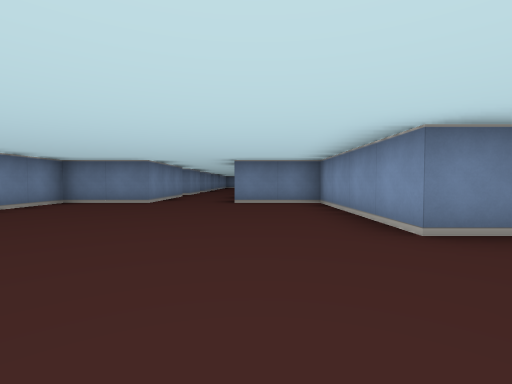
[1] (above)

24 first-person views from a walk through a cub3D maze. The camera is about half as high as the walls, tilts 2° down and sees 85° across. The floor is counted in squares. Each view is taken from the middle of a square. On the plan, view 1 faces up. The plan holds only what a view shows up to about 9 squares ahead; the rest is blank.

[2]
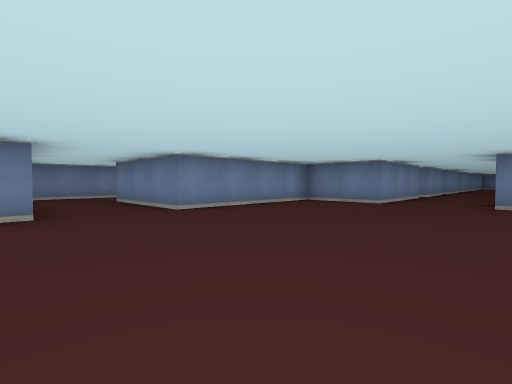

[3]
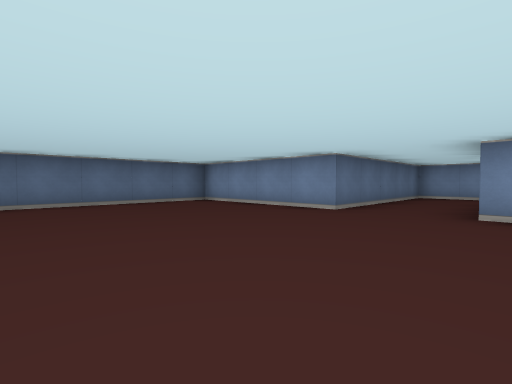

[4]
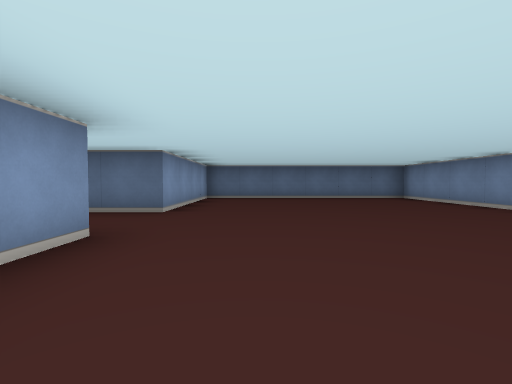

[5]
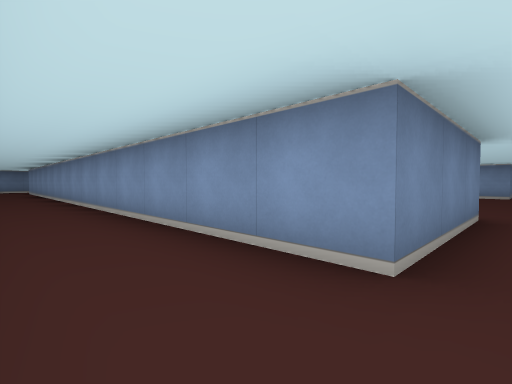

[6]
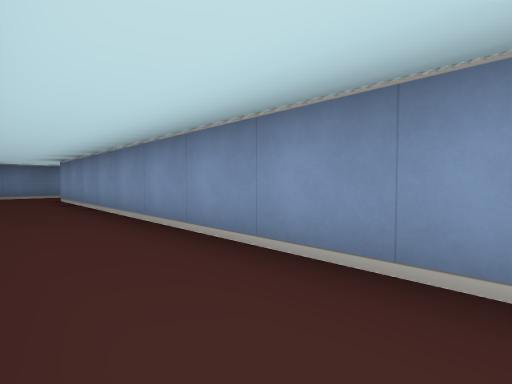

[7]
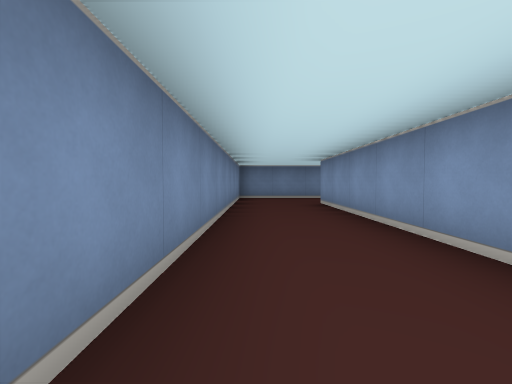

[8]
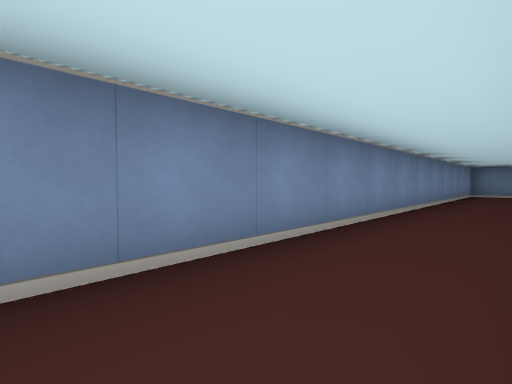

[9]
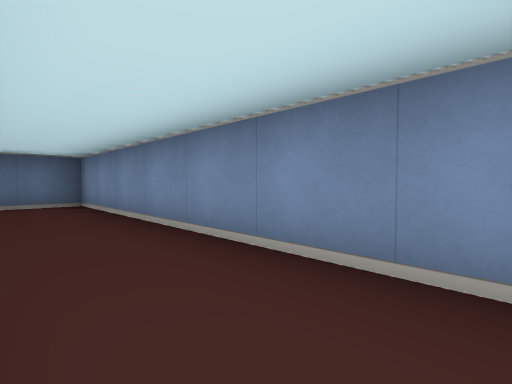

[10]
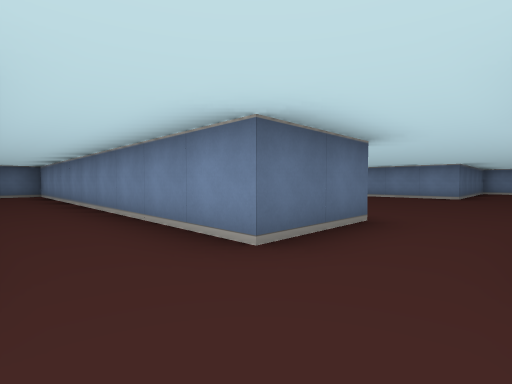

[11]
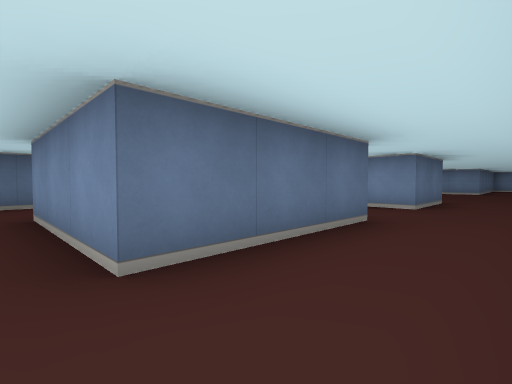

[12]
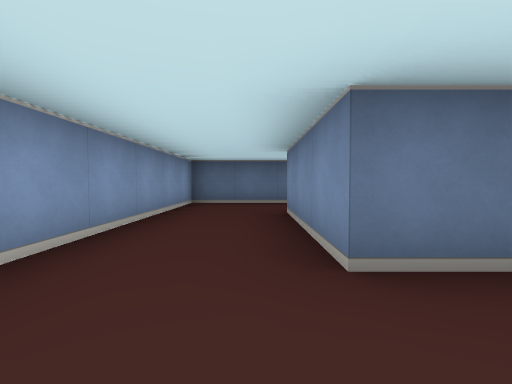

[13]
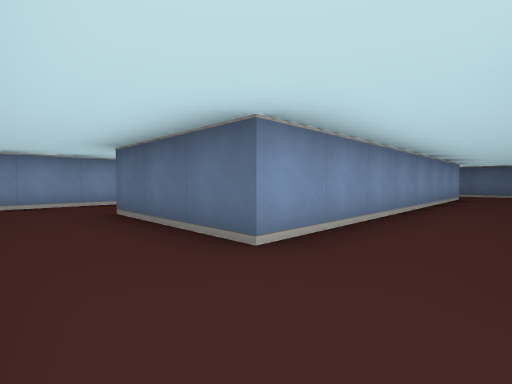

[14]
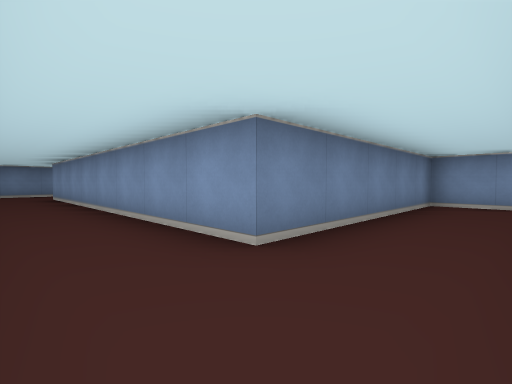

[15]
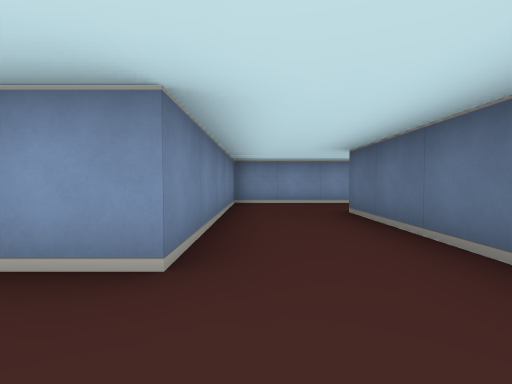

[16]
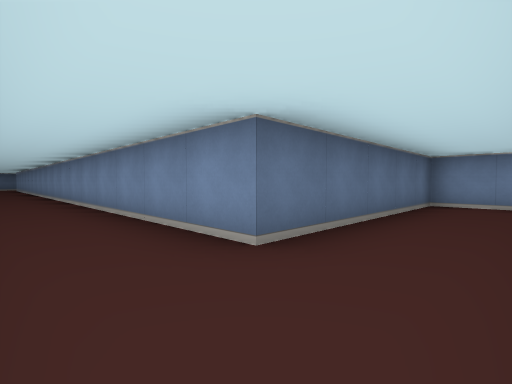

[17]
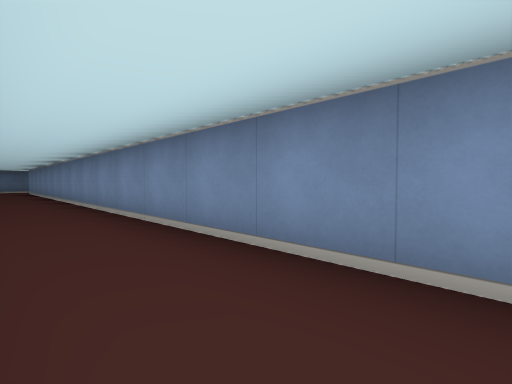

[18]
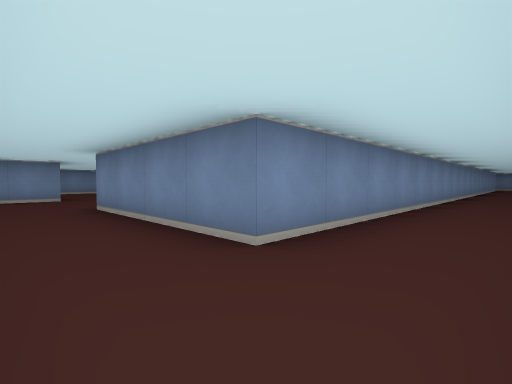

[19]
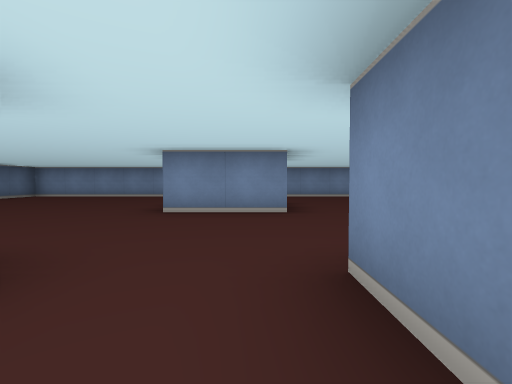

[20]
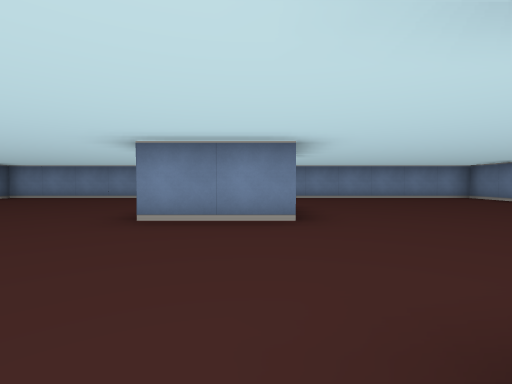

[21]
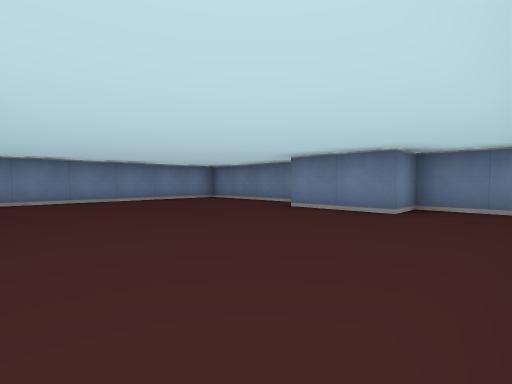

[22]
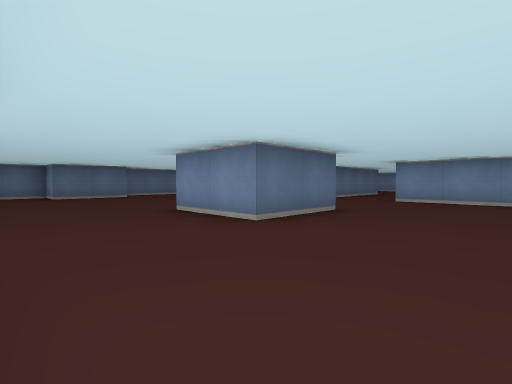

[23]
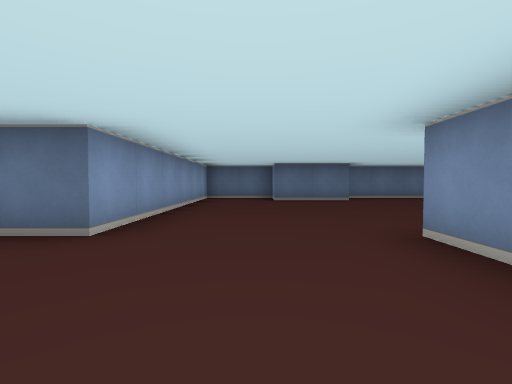

[24]
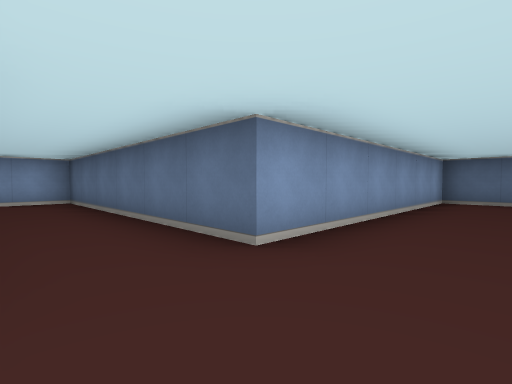

### Floor plan
Points are (right, up) in squares from view 1. A wall is a line through its corners. A room is listed if a view was taken in it or the views show most of it. See-through windows are left out.
Room 1 (views 1, 2, 3, 4, 5, 6, 7, 8, 9)
walls: (-2.5, 9.5) (-2.5, 6.5) (-4.5, 6.5) (-4.5, 2.5) (-7.5, 2.5) (-7.5, 16.5); (1.5, 2.5) (1.5, 6.5) (-0.5, 6.5); (-7, 18.5) (-9.5, 18.5) (-9.5, 0.5) (-4.5, 0.5) (-4.5, -3.5) (1.5, -3.5) (1.5, 0.5)
ways out: opening at (2.5, 1.5) to room 2; opening at (-7, 17.5); opening at (-1.5, 11.5)
Room 2 (views 10, 11, 12, 13, 14, 15, 16, 17, 18, 19, 20, 21, 22, 23, 24)
walls: (3.9, -21.5) (2.5, -21.5) (2.5, -22.5) (0.5, -22.5); (-0.2, -21.5) (-3.5, -21.5) (-3.5, -27.5); (-0.5, -27.5) (1.5, -27.5) (1.5, -29.5); (-3.5, -31.6) (-3.5, -35.5) (0.2, -35.5); (0.4, -34.5) (2.5, -34.5) (2.5, -35.5) (4.5, -35.5) (4.5, -29.5) (10.5, -29.5) (10.5, -28.2); (10.5, -10.2) (10.5, -7.5) (5.5, -7.5) (5.5, 0.5) (8.5, 0.5) (8.5, -2.5); (8.2, -4.5) (10.5, -4.5) (10.5, 1.8); (1.5, 0.5) (3.5, 0.5) (3.5, -9.5) (8.5, -9.5) (8.5, -27.5) (4.5, -27.5); (5.2, 2.5) (4.5, 2.5); (2.4, 2.5) (1.5, 2.5)
ways out: opening at (2.5, 1.5) to room 1

Positions as (right, up) in squares from view 1, and headings:
1: (0, 0), facing up
2: (0, 0), facing up-left
3: (0, 3), facing down-left
4: (0, 5), facing down
5: (-9, 2), facing up-right
6: (-9, 8), facing up-right
7: (-9, 10), facing up
8: (-8, 7), facing up-left
9: (-8, 7), facing down-left
10: (5, 2), facing down-left
11: (9, 2), facing down-left
12: (9, 2), facing down
13: (4, 2), facing down-right
14: (4, -9), facing up-right
15: (4, -8), facing right
16: (10, -8), facing down-left
17: (10, -13), facing down-left
18: (10, -29), facing up-left
19: (6, -28), facing left
20: (5, -28), facing left
21: (4, -27), facing up-left
22: (4, -25), facing down-left
23: (3, -27), facing down
24: (3, -28), facing down-right
